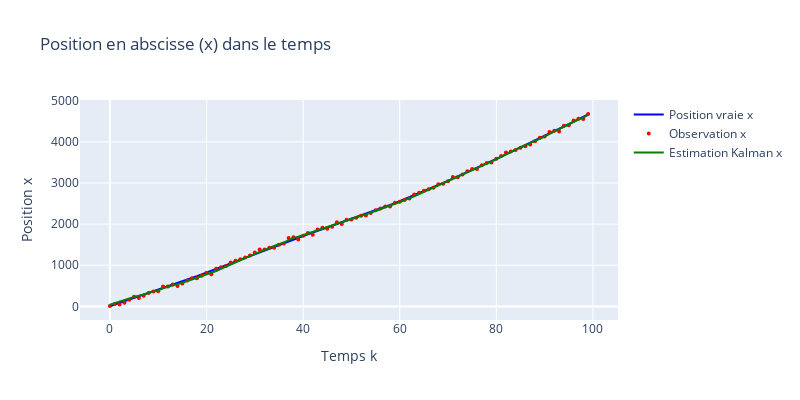
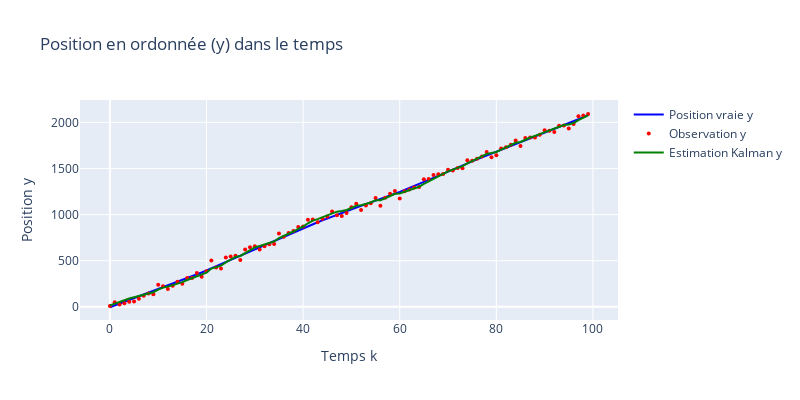
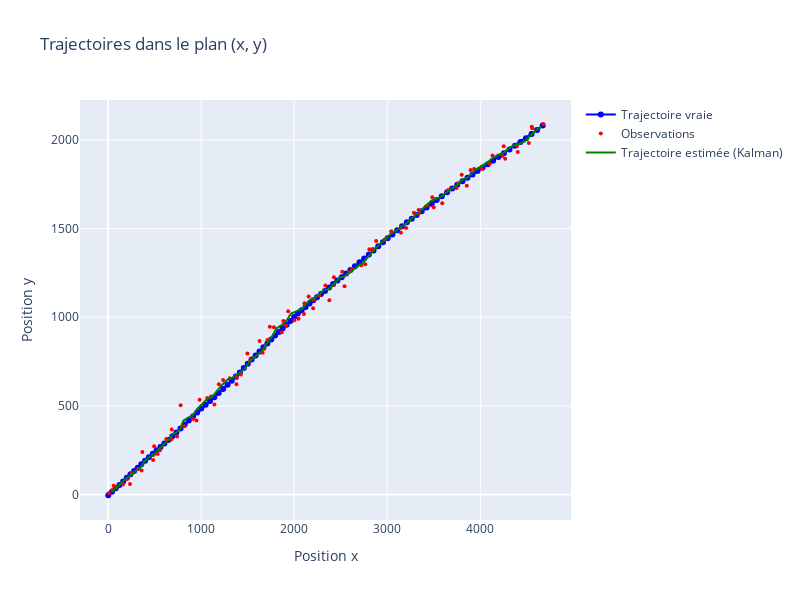

Write notebook code for charts like these, in order.
### Code cell
temps = np.arange(T)

# --- 1. Position en abscisse (x) ---
fig_x = go.Figure()
fig_x.add_trace(go.Scatter(x=temps, y=x[0], mode='lines', name='Position vraie x', line=dict(color='blue')))
fig_x.add_trace(go.Scatter(x=temps, y=y[0], mode='markers', name='Observation x', marker=dict(color='red', size=4)))
fig_x.add_trace(go.Scatter(x=temps, y=x_est[0], mode='lines', name='Estimation Kalman x', line=dict(color='green')))

fig_x.update_layout(
    title='Position en abscisse (x) dans le temps',
    xaxis_title='Temps k',
    yaxis_title='Position x',
    width=800,
    height=400
)
fig_x.show()

# --- 2. Position en ordonnée (y) ---
fig_y = go.Figure()
fig_y.add_trace(go.Scatter(x=temps, y=x[2], mode='lines', name='Position vraie y', line=dict(color='blue')))
fig_y.add_trace(go.Scatter(x=temps, y=y[1], mode='markers', name='Observation y', marker=dict(color='red', size=4)))
fig_y.add_trace(go.Scatter(x=temps, y=x_est[2], mode='lines', name='Estimation Kalman y', line=dict(color='green')))

fig_y.update_layout(
    title='Position en ordonnée (y) dans le temps',
    xaxis_title='Temps k',
    yaxis_title='Position y',
    width=800,
    height=400
)
fig_y.show()

# --- 3. Trajectoires dans le plan (x, y) ---
fig_xy = go.Figure()
fig_xy.add_trace(go.Scatter(x=x[0], y=x[2], mode='lines+markers', name='Trajectoire vraie', line=dict(color='blue')))
fig_xy.add_trace(go.Scatter(x=y[0], y=y[1], mode='markers', name='Observations', marker=dict(color='red', size=4)))
fig_xy.add_trace(go.Scatter(x=x_est[0], y=x_est[2], mode='lines', name='Trajectoire estimée (Kalman)', line=dict(color='green')))

fig_xy.update_layout(
    title='Trajectoires dans le plan (x, y)',
    xaxis_title='Position x',
    yaxis_title='Position y',
    width=800,
    height=600
)
fig_xy.show()
